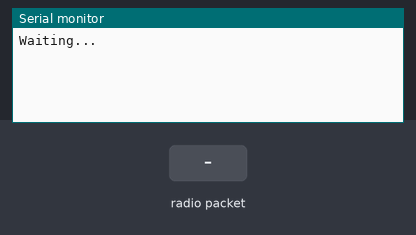
The sketch below on a simulated Arduino Uno, built with avr-gcc and run on an emulated ATmega328P. Shown: the last lines printed to the serial monitor. Inputs (shaded band) come from the test bench. No radio packets arrive unless stated.

Above: at 1.2 s.
1.3 s: radio packet "L" arrives
At 2.4 s:
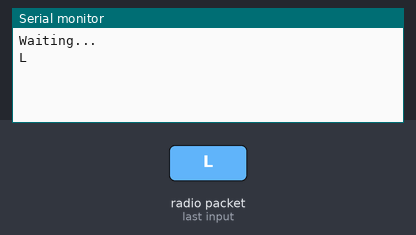
2.8 s: radio packet "O" arrives
At 3.5 s:
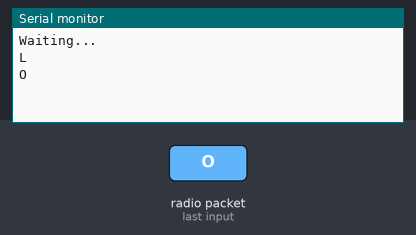
4.3 s: radio packet "A" arrives
At 4.6 s:
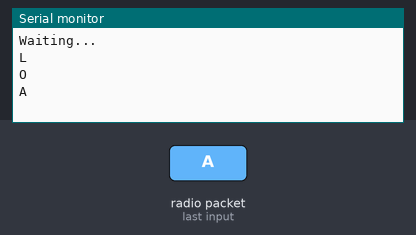
5.8 s: radio packet "." arrives
At 7.0 s:
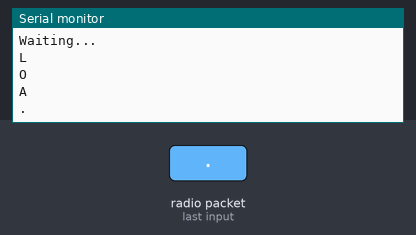

Measured:
- after the input at 1.3 s, the serial monitor: prints a new line at once (image 1)
- after the input at 2.8 s, the serial monitor: prints a new line at once (image 2)
- after the input at 4.3 s, the serial monitor: prints a new line at once (image 3)
- after the input at 5.8 s, the serial monitor: prints a new line at once (image 4)

The sketch:

receptor.ino
```cpp
#include <SPI.h>
#include <nRF24L01.h>
#include <RF24.h>

unsigned char frequency = 0x1;

RF24 radio(8,7); // CE, CSN

void setup() {
  Serial.begin(9600);
  radio.begin();
  radio.openReadingPipe(0, frequency);
  radio.setPALevel(RF24_PA_MIN);
  radio.startListening();
  Serial.println("Waiting...");
}

void loop() {
  if (radio.available()) {
    char text[32] = "";
    radio.read(&text, sizeof(text));
    if (text[0] != '\0'){
      montarMensagem(text);
      Serial.println(text);
    }
  }
}

char montarMensagem(char text[]){
  char v[32] = "";
  char s[32] = "";

  int i,np = 0;
  for(i = 0; i < strlen(text); i++){
    if(text[i] == '.' ){
      np++;
      continue;
    }
    if(np == 0)
      continue;
    else if(np == 1)
      append(v,text[i]);
    else
      append(s,text[i]);
  }
  if(strcmp(s,"L") == 0)
    sprintf(text,"VAGA %s LIVRE",v);
  else if(strcmp(s,"O") == 0)
    sprintf(text,"VAGA %s OCUPADA",v);
  else if(strcmp(s,"A") == 0)
    sprintf(text,"VAGA %s AUTORIZADA",v);
}


void append(char* s, char c)
{
  int len = strlen(s);
  s[len] = c;
  s[len+1] = '\0';
}
```
